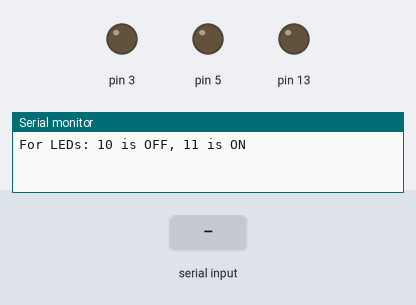
Bench run of a sketch on a simulated Arduino Uno, built with avr-gcc and run on an emulated ATmega328P. On the bench: output pins drawn as LEDs (lit = HIGH), the last lines printed to the serial monitor. Inputs (shaded band) come from the test bench.

Above: at 1.2 s.
1.3 s: "10\n" received over Serial
2.8 s: "11\n" received over Serial
At 4.0 s:
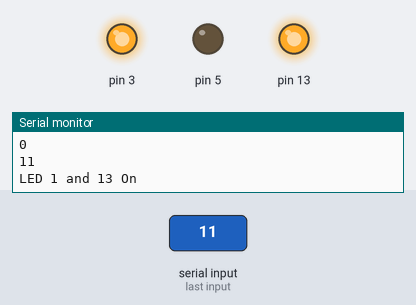
Timing chart, 0 to 5.8 s (numbered marks = the images above; inputs shaded):
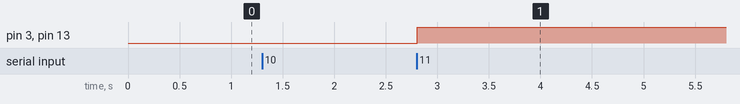

The sketch:

Controlling_via_Serial_Aug_5.ino
```cpp
// Control 3 and 13 LED via Serial monitor

void setup() {
  // put your setup code here, to run once:
  Serial.begin(9600);
  while (!Serial)
    {}
  pinMode(3, OUTPUT);
  pinMode(5, OUTPUT);
  pinMode(13, OUTPUT);
  Serial.println("For LEDs: 10 is OFF, 11 is ON");
}

void loop() {
  // put your main code here, to run repeatedly:
  int data;
  if (Serial.available() > 0){
    data = Serial.parseInt();
    Serial.println(data);
  }
  switch(data){
    case 10:
      Serial.println("LED 1 and 13 Off");
      digitalWrite(3, LOW);
      digitalWrite(13, LOW);
      digitalWrite(5, HIGH);
      delay(5);
      digitalWrite(5, LOW);
      delay(50);
      digitalWrite(5, HIGH);
      delay(5);
      digitalWrite(5, LOW);
      delay(50);

      data=0;
      break;

    case 11:
      Serial.println("LED 1 and 13 On");
      digitalWrite(3, HIGH);
      digitalWrite(13, HIGH);
      digitalWrite(5, HIGH);
      delay(5);
      digitalWrite(5, LOW);
      delay(100);
      digitalWrite(5, HIGH);
      delay(5);
      digitalWrite(5, LOW);
      delay(100);
      digitalWrite(5, HIGH);
      delay(5);
      digitalWrite(5, LOW);

      data=0;
      break;
  }
}
```

Measured:
- after the input at 2.8 s, pin 3, pin 13: LOW → HIGH at once
